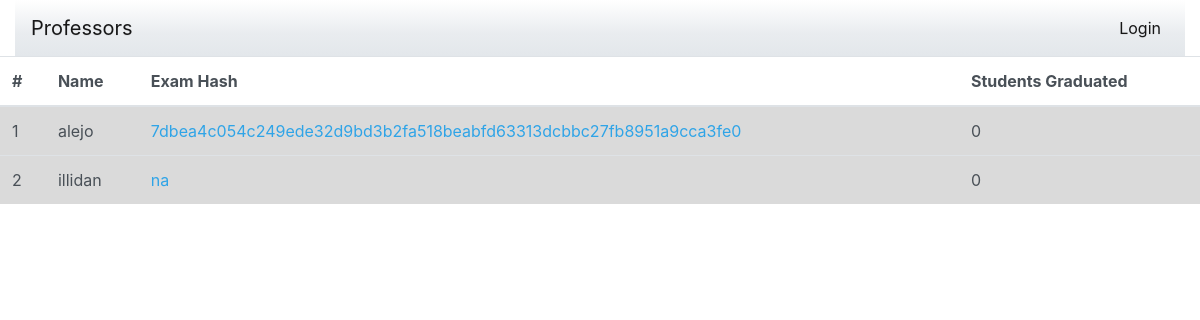
Before: / with the older database file.
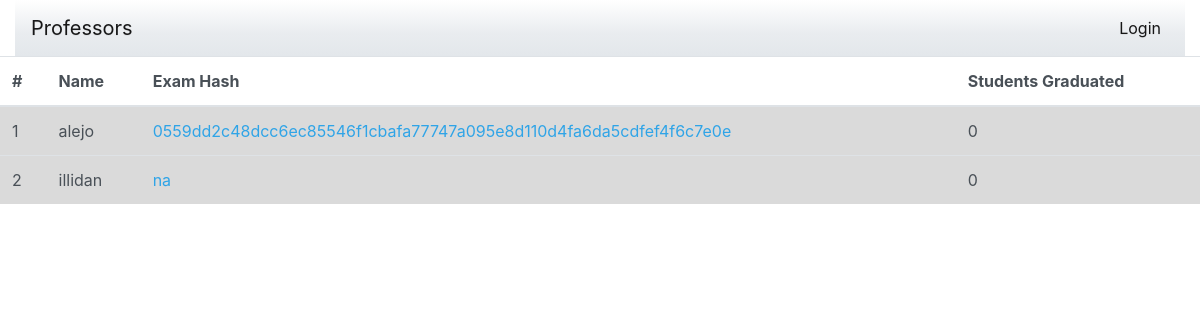
After: the same page with the newer database file.
### home/models.py (models this page shows)
class Professor(models.Model):
    exam = models.ForeignKey(Exam, on_delete=models.CASCADE, null=True, blank=True)
    user = models.ForeignKey(User, on_delete=models.CASCADE)

class Exam(models.Model):
    hash = models.CharField(max_length=100)
    students_graduated = models.SmallIntegerField(default=0)
    q1 = models.CharField(max_length=250, blank=True)
    q2 = models.CharField(max_length=250, blank=True)
    q3 = models.CharField(max_length=250, blank=True)
    q4 = models.CharField(max_length=250, blank=True)
    q5 = models.CharField(max_length=250, blank=True)
    q6 = models.CharField(max_length=250, blank=True)
    q7 = models.CharField(max_length=250, blank=True)
    q8 = models.CharField(max_length=250, blank=True)
    q9 = models.CharField(max_length=250, blank=True)
    q10 = models.CharField(max_length=250, blank=True)

### home/views.py (the view)
# urls.py: 2. Add a URL to urlpatterns:  path('', views.home, name='home')
def home(request):
    template = "home.html"
    professors = Professor.objects.all()
    for p in professors:
        if not p.exam:
            e = Exam.objects.create(hash="na")
            p.exam = e
            p.save()
    context = {'professors': professors}
    return render(request, template, context)

### home/templates/home.html
{% extends 'base.html' %}
{% block content %}
			<table class="table">
				<thead>
					<tr>
						<th>
							#
						</th>
						<th>
							Name
						</th>
						<th>
							Exam Hash
						</th>
						<th>
							Students Graduated
						</th>
					</tr>
				</thead>
				<tbody>
                    {% for p in professors %}
					<tr class="table-active">
						<td>
							{{ forloop.counter }}
						</td>
						<td>
							{{ p.user.username }}
						</td>
						<td>
                            <a href="{% url 'exams' p.exam.id %}">{{ p.exam.hash }}</a>
						</td>
						<td>
							{{ p.exam.students_graduated }}
						</td>
					</tr>
                    {% endfor %}
				</tbody>
			</table>
{% endblock content %}

Changed rows visible on the page:
changed through a linked row, Professor "alejo": exam.hash "7dbea4c054c249ede32d9bd3b2fa518beabfd63313dcbbc27fb8951a9cca3fe0" → "0559dd2c48dcc6ec85546f1cbafa77747a095e8d110d4fa6da5cdfef4f6c7e0e"
